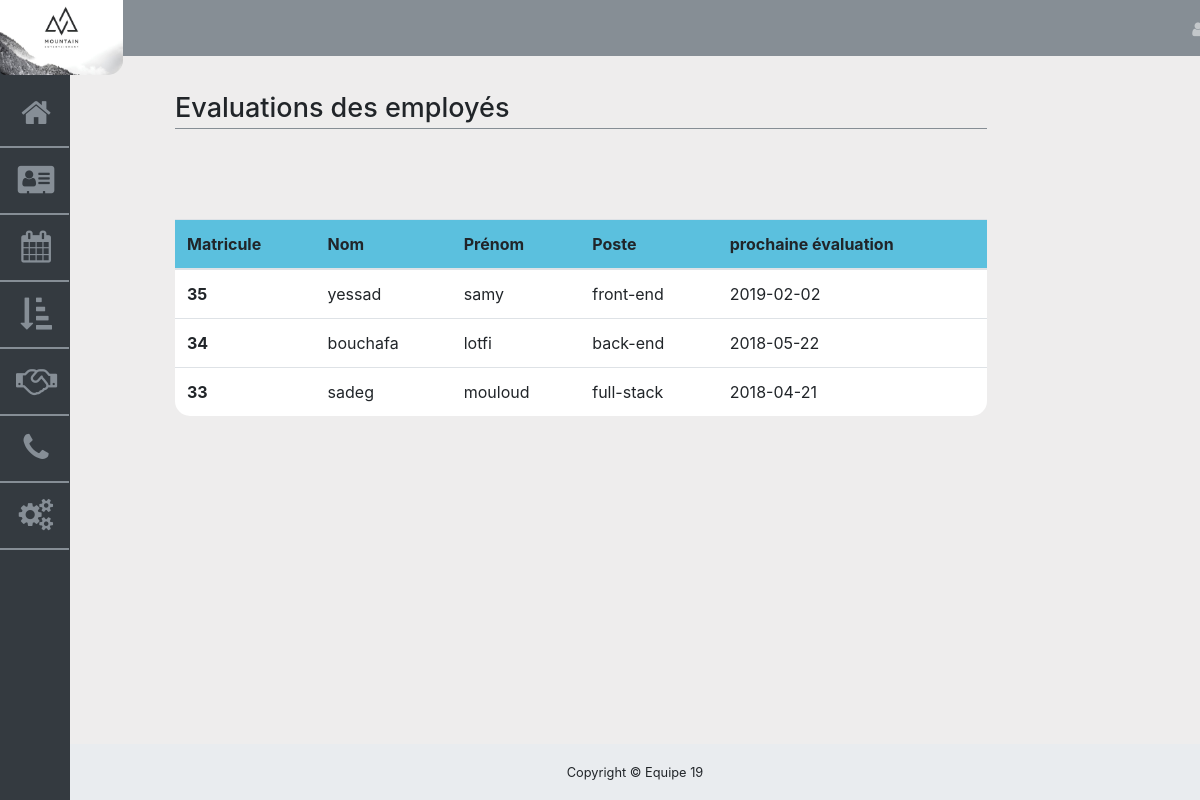
/?p=evaluation (signed in), run on the app's committed database.
### tables this page shows
CREATE TABLE IF NOT EXISTS `parametres` (
  `specialite` varchar(255) NOT NULL,
  `adress` varchar(255) NOT NULL,
  `fax` varchar(255) NOT NULL,
  `adrgerant` varchar(255) NOT NULL,
  `msgacueille` text NOT NULL,
  `tel` varchar(30) NOT NULL,
  `gerant` varchar(255) NOT NULL,
  `raisonsocial` varchar(255) NOT NULL,
  `rc` varchar(255) NOT NULL,
  `siteweb` varchar(255) NOT NULL,
  `theme` varchar(20) NOT NULL,
  `logo` varchar(50) NOT NULL,
  `idfisc` varchar(30) NOT NULL,
  `imgacueille` varchar(255) DEFAULT NULL
);

CREATE TABLE IF NOT EXISTS `employe` (
  `id` int(11) NOT NULL AUTO_INCREMENT,
  `nom` varchar(255) DEFAULT NULL,
  `prenom` varchar(255) DEFAULT NULL,
  `email` varchar(255) DEFAULT NULL,
  `naissance` varchar(30) DEFAULT NULL,
  `situation` varchar(255) DEFAULT NULL,
  `embauche` varchar(30) DEFAULT NULL,
  `poste` varchar(255) DEFAULT NULL,
  `responsable` varchar(255) DEFAULT NULL,
  `salaire` int(11) DEFAULT NULL,
  `projet` varchar(255) DEFAULT NULL,
  `immatriculation` varchar(255) DEFAULT NULL,
  `statut` varchar(255) DEFAULT NULL,
  `adresse` varchar(255) DEFAULT NULL,
  `telephone` varchar(255) DEFAULT NULL,
  `nbjour` varchar(11) DEFAULT NULL,
  `cbancaire` varchar(255) DEFAULT NULL,
  `commentaire` text,
  `demission` varchar(30) DEFAULT NULL,
  PRIMARY KEY (`id`)
);

CREATE TABLE IF NOT EXISTS `evaluation` (
  `id` int(11) NOT NULL AUTO_INCREMENT,
  `matricule` int(11) NOT NULL,
  `date_evaluation` date DEFAULT NULL,
  `next_eva` varchar(255) NOT NULL,
  PRIMARY KEY (`id`)
);

### core/Controller/controller.php (called while the page is built, shortened)
<?php
class  Controller {
  public function render($vue,$array=[],$other=[])
  {
    $parametres = new Parametres ;
    $param = $parametres->liste();
    require 'app/views/'.$vue.'.php';
    $content = ob_get_clean();
    require 'app/views/templates/default.php';
  }
}

### app/controller/Evacontroleur.php (called while the page is built, shortened)
<?php
Class Evacontroleur extends \core\controller\controller{
	public function afficher_total()
	{
		$evaluation = new evaluation();
		$tableau = $evaluation->afficher_total();
		$this->render('evaluation',$tableau);
	}
}

### core/DataBase/dataBase.php (called while the page is built, shortened)
<?php
class dataBase{
	private $db_name;
    private $db_host;
    private $db_user;
    private $db_pass;
    private $pdo;
    public function __construct($db_name,$db_host='localhost',$db_user='root',$db_pass='')
    {
    	$this->db_name=$db_name;
    	$this->db_host=$db_host;
    	$this->db_user=$db_user;
    	$this->db_pass=$db_pass;
    	$this->pdo=$this->getPdo();
    }
    public function getPdo()
    {
    	if(is_null($this->pdo))
    	{
    		$this->pdo=new PDO('mysql:dbname='.$this->db_name.';localhost='.$this->db_host.'',''.$this->db_user.'',''.$this->db_pass.'');
    		$this->pdo->setAttribute(PDO::ATTR_ERRMODE,PDO::ERRMODE_EXCEPTION);
    	}
    	return $this->pdo;
    }
    public function query($statement)
    {
     $query=$this->getPdo()->query($statement);
     $result=$query->fetchAll(PDO::FETCH_OBJ);
     if(!empty($result))
     {
        return $result;
     }
     return false;
    }
	}

### app/model/Evaluation.php (called while the page is built, shortened)
<?php
Class Evaluation extends \core\model\table{
	public function afficher_total()
	{
		$statement = 'SELECT  e.nom , e.prenom , e.id , e.poste , ev.next_eva
				FROM employe e
				LEFT JOIN evaluation ev
				ON e.id = ev.matricule';
		$data = App::getDb()->query($statement);
		return $data;
	}
}

### Autoloader.php (called while the page is built, shortened)
<?php
class Autoloader
{
	static function Autoload($class_name,$name = '')
	{
		$class_name = str_replace('\\', '/', $class_name);
		$name = explode('/',$class_name);
		$name = end($name);
	}
}

### app/App.php (called while the page is built, shortened)
<?php
Class App{
	private static $db;
	public static function getDb()
	{
		if(self::$db === null)
		{
			require 'core/DataBase/database.php';
			self::$db = new database('rh');
		}
		return self::$db;
	}
}

### app/model/Parametres.php (called while the page is built, shortened)
<?php
class Parametres
{
	public function liste()
	{
		return (App::getDb()->query('SELECT * FROM parametres'));
	}
}

### app/views/evaluation.php (the view, shortened to what this page needs)
    <link href="public/css/tableaustyle.css" rel="stylesheet">
    <div class="col-md-10">
    <h6 class="titre" style="margin-bottom:20px;"> Evaluations des employés</h6>
    <div style="margin-top:60px;"class="ttable">
    <table class="table ">
    <thead class="entet" style ="background-color:#5BC0DE;">
    <tr>
      <th scope="col">Matricule</th>
      <th scope="col">Nom</th>
      <th scope="col">Prénom</th>
      <th scope="col">Poste</th>
      <th scope="col">prochaine évaluation</th>
    </tr>
  </thead>
  <tbody>
    <?php
  		foreach($array as $ligne)
  		{
        ?>
    <tr onclick="location.href='?p=eva&amp;id=<?php echo $ligne->id?>'" style="cursor: pointer ; " class="lien" >
      <th scope="row"><?php echo $ligne->id?></th>
      <td><?php echo $ligne->nom?></td>
      <td><?php echo $ligne->prenom?></td>
      <td><?php echo $ligne->poste?></td>
      <td><?php echo $ligne->next_eva ?></td>
      <?php
        }
      ?>
  </tbody>
</table>
</div>
</div>

### index.php (shortened to what this page needs)
<?php
require 'Autoloader.php';
if(isset($_GET['p']))
{
 	$p = $_GET['p'];
}
else
{
	$p = 'acc';
}
if($p === 'acc')
{
  require'app/views/acc/ind.html';
}
elseif($p === 'home')
{
	$Authcontroleur=new Authcontroleur();
	$Authcontroleur->logged();
}
elseif($p==='connexion'){
	$Authcontroleur=new Authcontroleur();
 	$Authcontroleur->connexion();
}
elseif($p==='deconnexion')
{
	$Authcontroleur=new Authcontroleur();
 	$Authcontroleur->deconnexion();
}
elseif(isset($_SESSION['id']))
{
	if($p === 'upmyuser')
	{
		$controleur=new Authcontroleur();
 		$controleur->upmyuser();
	}
	elseif($p === 'administration')
	{
		$controleur = new GADcontroleur();
	  $controleur->administration();
	}
	elseif($p === 'addemploye')
	{
		$controleur = new GADcontroleur();
		$controleur->addemploye();
	}
	elseif($p === 'upemploye')
	{
		$controleur = new GADcontroleur();
		$controleur->upemploye();
	}
	elseif($p === 'salaire')
	{
		$controleur = new GADcontroleur();
		$controleur->afficher_salaire();
	}
	elseif($p=== 'contrat_de_travail')
	{
		$controleur= new GADcontroleur;
		$controleur->export_word('Contrat de travail');
	}
  elseif($p=== 'certificat_de_travail')
	{
		$controleur= new GADcontroleur();
		$controleur->export_word('Certificat de travail');
	}
  elseif($p=== 'attestation_de_travail')
  {
    $controleur= new GADcontroleur();
    $controleur->export_word('Attestation de travail');
  }
  elseif($p=== 'cdtdown')
  {
    $controleur = new GADcontroleur();
    $controleur->cdtdown();
  }
  elseif($p === 'Etelecharger')
	{
		$Evacontroleur = new Evacontroleur();
		$Evacontroleur->telecharger();
	}
	elseif($p === 'Echarger')
	{
		$Evacontroleur = new Evacontroleur();
		$Evacontroleur->charger();
	}
	elseif($p === 'evaluation')
	{
		$Evacontroleur = new Evacontroleur();
		$Evacontroleur->afficher_total();
	}
	elseif($p === 'Eafficher')
	{
		$Evacontroleur = new Evacontroleur();
		$Evacontroleur->afficher_evaluation();
	}
	elseif($p === 'Emodifier')
	{
		$Evacontroleur = new Evacontroleur();
		$Evacontroleur->modifier();
	}
	elseif($p === 'Edelete')
	{
		$Evacontroleur = new Evacontroleur();
		$Evacontroleur->delete();
	}
	elseif($p === 'Echarger')
	{
		$Evacontroleur = new Evacontroleur();
		$Evacontroleur->charger();
	}
	elseif($p === 'Enew')
	{
		$Evacontroleur = new Evacontroleur();
		$Evacontroleur->creer();
	}
	elseif($p === 'eva')
	{
		$Evacontroleur = new Evacontroleur();
		$Evacontroleur->historique();
	}
	elseif($p === 'param')
	{
		$Paramcontroleur = new Paramcontroleur();
		$Paramcontroleur->upparam();
	}
	elseif($p==='adduser')
	{
		$Paramcontroleur=new Paramcontroleur();
	 	$Paramcontroleur->adduser();
	}
	elseif($p==='admincomptes')
	{
		$Paramcontroleur=new Paramcontroleur();
	 	$Paramcontroleur->admincomptes();
	}
	elseif($p==='upuser')
	{
		$Paramcontroleur=new Paramcontroleur();
	 	$Paramcontroleur->upuser();
	}
	elseif($p==='uptheme')
	{
		$Paramcontroleur=new Paramcontroleur();
	 	$Paramcontroleur->uptheme();
	}
  elseif($p === 'deleteCompte' ){
    $Paramcontroleur=new Paramcontroleur();
    $Paramcontroleur->deleteCompte();
  }
	elseif($p === 'recrutement')
  {
		$controleur = new RECcontroleur();
		$controleur->recrutement();
	}
	elseif($p === 'addcandidat')
  {
		$controleur = new RECcontroleur();
		$controleur->addcandidat();
	}
	elseif($p === 'upcandidat')
  {
		$controleur = new RECcontroleur();
		$controleur->upcandidat();
	}
  elseif($p === 'deleteCandidat')
  {
    $controleur = new RECcontroleur();
    $controleur->supprimer();
  }
  elseif($p === 'annuaire'){
		$controleur = new ANUcontroleur();
		$controleur->afficher_annuaire();
	}
  elseif($p == 'anuxlsx'){
    $controleur = new ANUcontroleur();
    $controleur->anu();
  }
  elseif($p == 'filtre'){
    $controleur = new ANUcontroleur();
    $controleur->filtre();
  }
  elseif ($p === 'conge') {
    $controleur= new CONGcontroleur;
    $controleur->insconge();
  }
  elseif($p === 'calender'){
    $controleur= new CONGcontroleur;
    $controleur->calender();
  }
	else
	{
		require"app/views/error.html";
	}
}
else
{
	header('location:?p=connexion');
}

### app/views/templates/default.php (shortened to what this page needs)
<!DOCTYPE html>
<html lang="fr">
<head>
  <link href="app/views/templates/vendor/bootstrap/css/bootstrap.min.css" rel="stylesheet">
  <link href="app/views/templates/vendor/font-awesome/css/font-awesome.min.css" rel="stylesheet" type="text/css">
  <link href="app/views/templates/fontawesome.min.css" rel="stylesheet" type="text/css">
  <link href="app/views/templates/vendor/datatables/dataTables.bootstrap4.css" rel="stylesheet">
  <link href="app/views/templates/css/sb-admin.css" rel="stylesheet">
</head>
<body class="fixed-nav sticky-footer bg-dark" id="page-top">
  <nav class="navbar navbar-expand-lg navbar-dark bg-dark fixed-top binks" id="mainNav">
    <div class="collapse navbar-collapse" id="navbarResponsive">
      <ul class="navbar-nav navbar-sidenav " id="exampleAccordion">
        <li class="nav-item" data-toggle="tooltip" data-placement="right" title="Acceuil" >
          <a class="nav-link nani"  href="?p=home">
            <i class="fa fa-fw fa-home fa-2x" ></i>
          </a>
        </li>
        <li class="nav-item "  data-toggle="tooltip" data-placement="right" title="GestionAd" >
          <a class="nav-link nani" href="?p=administration">
            <i class="fa fa-fw fa-address-card fa-2x "></i>
          </a>
        </li>
        <li class="nav-item " data-toggle="tooltip" data-placement="right" title="Congés" >
          <a class="nav-link nani" href="?p=calender">
            <i class="fa fa-fw fa-calendar-alt fa-2x "></i>
          </a>
        </li>
        <li class="nav-item " data-toggle="tooltip" data-placement="right" title="Evaluations" >
          <a class="nav-link nani" href="?p=evaluation">
            <i class="fa fa-fw fa-sort-amount-down fa-2x "></i>
          </a>
        </li>
        <li class="nav-item"  data-toggle="tooltip" data-placement="right" title="Recrutements" >
          <a class="nav-link nani" href="?p=recrutement">
            <i class="fa fa-fw fa-handshake fa-2x "></i>
          </a>
        </li>
        <li class="nav-item " data-toggle="tooltip" data-placement="right" title="Annuaire" >
          <a class="nav-link nani" href="?p=annuaire">
            <i class="fa fa-fw fa-phone fa-2x "></i>
          </a>
        </li>
        <?php
        if ($_SESSION['type']=='admin')
        {?>
        <li class="nav-item "  data-toggle="tooltip" data-placement="right" title="Parametres" >
          <a class="nav-link nani" href="?p=param">
            <i class="fa fa-fw fa-cogs fa-2x "></i>
          </a>
        </li>
    <?php  }?>
      </ul>
      <img src="<?=$param[0]->logo?>" alt="Avatar"  class="avatar">
      <div class="sup">
      <ul class="navbar-nav ml-auto">
        <li class="nav-item dropdown">
          <a class="nav-link" id="deroul">
            <i class="fa fa-fw fa-user"></i><?=$_SESSION['identifiant']?></a>
        </li>
      </ul>
    </div>
</div>
  </nav>
  <div class="content-wrapper ">
  <div class="interne">
    <?=$content?>
</div>
</div>
    <footer class="sticky-footer">
      <div class="container">
        <div class="text-center">
          <small> Copyright © Equipe 19 </small>
        </div>
      </div>
    </footer>
</body>
</html>

### app/views/templates/css/sb-admin.css (style rules this page uses)
html { position: relative; min-height: 100%; }
body { overflow-x: hidden; }
body.sticky-footer { margin-bottom: 56px; }
body.sticky-footer .content-wrapper { min-height: calc(100vh - 56px - 56px); }
body.fixed-nav { padding-top: 56px; }
.content-wrapper { min-height: calc(100vh - 56px); padding-top: 1rem; }
#mainNav .navbar-collapse { overflow: auto; max-height: 300vh; min-height: none; }
#mainNav .navbar-collapse .navbar-nav .nav-item .nav-link { cursor: pointer; }
#mainNav .navbar-collapse .navbar-nav > .nav-item.dropdown > .nav-link { position: relative; min-width: 45px; right:13px; }
#mainNav .navbar-collapse .navbar-nav > .nav-item.dropdown > .nav-link:after { float: right; width: auto; content: '\f105'; border: none; font-family: 'FontAwesome'; }
@media (min-width: 992px) { #mainNav .navbar-collapse { overflow: visible; max-height: none; } }
@media (min-width: 992px) { #mainNav .navbar-collapse .navbar-sidenav { position: absolute; top: 0px; left: 0; -webkit-flex-direction: column; -ms-flex-direction: column; flex-direction: column; margin-top: 56px; } }
@media (min-width: 992px) { #mainNav .navbar-collapse .navbar-sidenav > .nav-item { width: 69px } }
@media (min-width: 992px) { #mainNav .navbar-collapse .navbar-sidenav > .nav-item > .nav-link { padding: 1em; } }
@media (min-width: 992px) { #mainNav .navbar-collapse .navbar-nav > .nav-item.dropdown > .nav-link { min-width: 0; } }
@media (min-width: 992px) { #mainNav .navbar-collapse .navbar-nav > .nav-item.dropdown > .nav-link:after { width: 24px; text-align: center; } }
@media (min-width: 992px ) { #mainNav.fixed-top .navbar-sidenav { height: calc(100vh ); } }
.content-wrapper { overflow-x: hidden; background: white; }
@media (min-width: 992px) { .content-wrapper { margin-left: 70px; } }
#mainNav.navbar-dark .navbar-collapse .navbar-sidenav > .nav-item > .nav-link { color: #868e96; }
#mainNav.navbar-dark .navbar-collapse .navbar-nav > .nav-item.dropdown > .nav-link:after { color: #adb5bd; }
@media (min-width: 992px) { #mainNav.navbar-dark .navbar-collapse .navbar-sidenav { background: #343a40; } }
@media (min-width: 992px) { footer.sticky-footer { position: absolute; right: 0; bottom: 0; width: 100%; height: 56px; background-color: #e9ecef; line-height: 55px; } }
@media (min-width: 992px) { .dropdown { position: relative; display: inline-block; } }
@media (min-width: 992px) { .avatar { vertical-align: middle; width: 123px; height: 93px; margin: 0; padding: 0; border-radius: 5px; } }
@media (min-width: 992px) { body .nav-item { margin:0px; } }
@media (min-width: 992px) { .interne { margin: 30px; margin-top: 50px; margin-left: 90px; width: auto; position: center; } }
@media (min-width: 992px) { .nani { border-width:2.2px; border-bottom-style: solid; position: relative; top: 25px; } }

### public/css/tableaustyle.css (style rules this page uses)
.ttable { background-color: #FFFFFF; width: auto; height: auto; max-height: none; max-width: none; border-radius: 15px; }
.titre { border-bottom-style: solid; border-width:0.1px; padding-bottom:4px; border-color:#868e95; position: relative; top: -30px; font-size: 27px; }

### app/views/templates/default.php (style rules this page uses)
.navbar-collapse { min-height: none; height: 20px; }
.avatar { position: relative; right: 16px; vertical-align: middle; width: 123px; height: 93px; margin: 0; padding: 0; border-bottom-right-radius: 15px; }
.ml-auto { position: relative; left : 1070px; top: 9px; }
.content-wrapper { background-color: #EEEDED; }

### data on the page
parametres: logo (picture)
employe: id "35", nom "yessad", prenom "samy", poste "front-end", evaluation.next_eva "2019-02-02"
employe: id "34", nom "bouchafa", prenom "lotfi", poste "back-end", evaluation.next_eva "2018-05-22"
employe: id "33", nom "sadeg", prenom "mouloud", poste "full-stack", evaluation.next_eva "2018-04-21"
